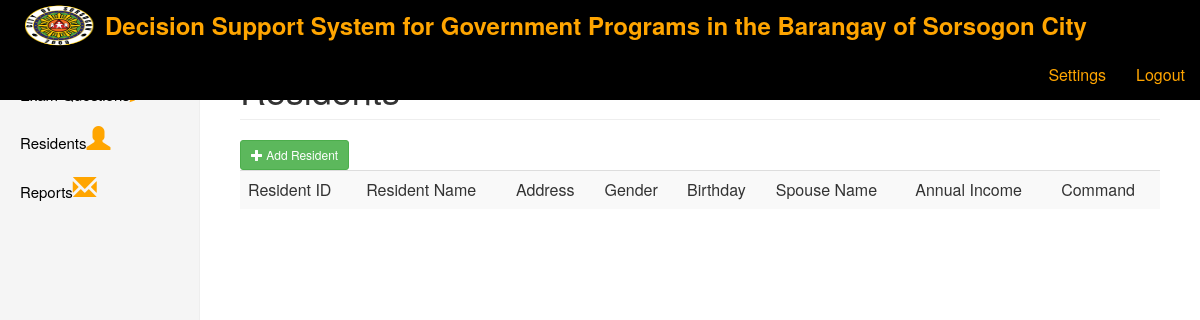
Before: /resident.php (signed in) with the older database file.
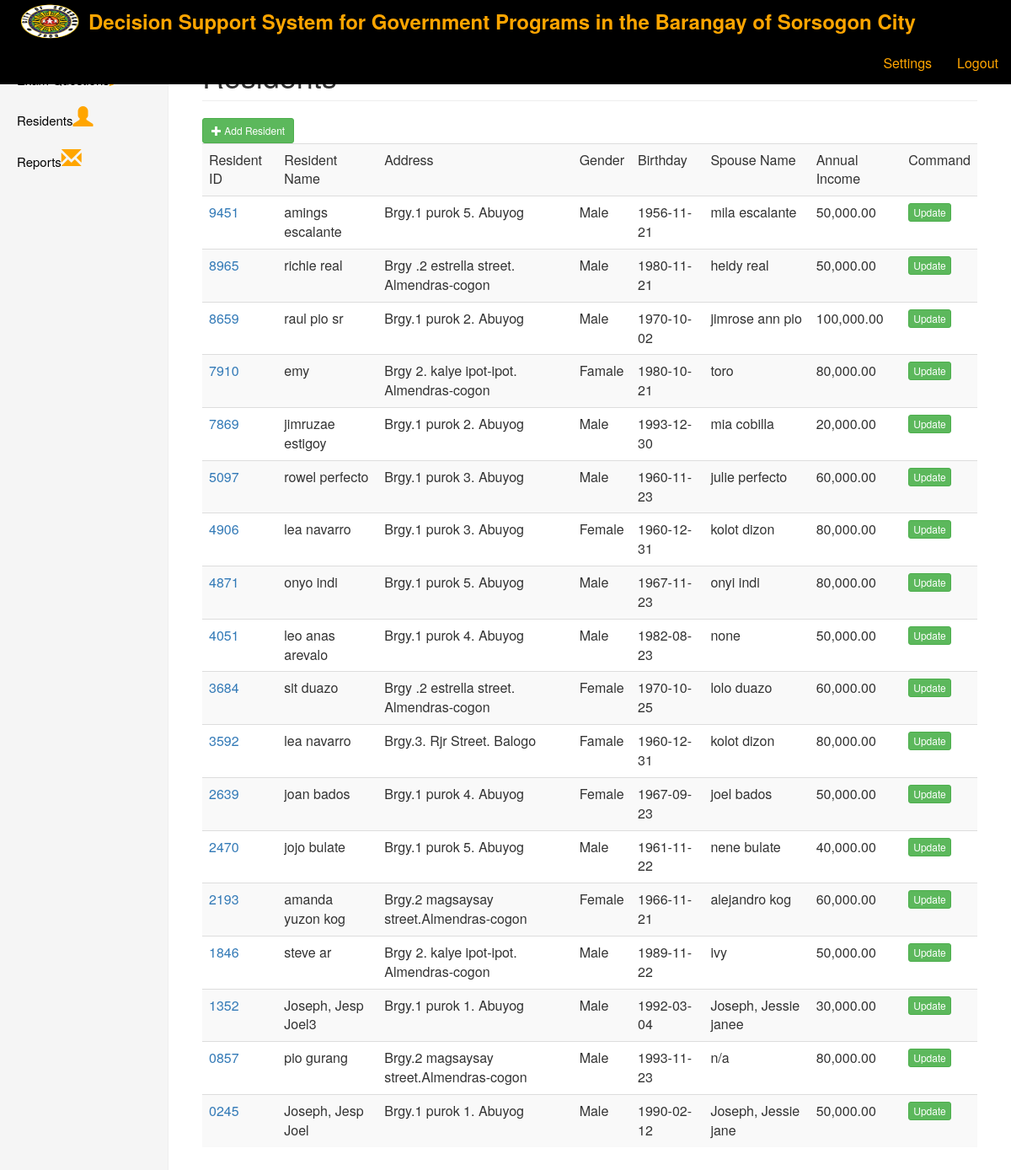
After: the same page with the newer database file.
### tables this page shows
CREATE TABLE IF NOT EXISTS `residents` (
`id` int(11) NOT NULL,
  `resident_id` varchar(255) NOT NULL,
  `resident_name` varchar(255) NOT NULL,
  `address` text NOT NULL,
  `gender` varchar(255) NOT NULL,
  `birthday` date NOT NULL,
  `spouse_name` varchar(250) NOT NULL,
  `annual_income` decimal(10,2) NOT NULL,
  `occupation` text NOT NULL,
  `spoccupation` text NOT NULL,
  `educational_attained` text NOT NULL,
  `speducational_attained` text NOT NULL
);

CREATE TABLE IF NOT EXISTS `barangay` (
`id` int(11) NOT NULL,
  `barangay` varchar(50) NOT NULL,
  `code` int(11) NOT NULL
);

### core/database.php (called while the page is built, shortened)
<?php
 class Database
 {
      public $connect;
      private $host = "localhost";
      private $username = 'root';
      private $password = '123456';
      private  $database = 'db_monitoring';
      public function database_connect()
      {
           $this->connect = mysqli_connect($this->host, $this->username, $this->password, $this->database);
      }
      public function execute_query($query)
      {
           return mysqli_query($this->connect, $query);
      }
 }
 ?>

### resident.php (the view, shortened to what this page needs)
<?php include 'includes/header.php';?>
    <div class="container-fluid">
                <div class="row">
						<?php include 'includes/sidemenu.php';?>
              			<div class="col-sm-9 col-sm-offset-3 col-md-10 col-md-offset-2 main">
          				<h1 class="page-header">Residents</h1>
			          	<div class="btn-group">
			          		<a href="addResident.php" class="btn btn-success btn-sm pull-left" id='addUser'><span class="glyphicon glyphicon-plus">  </span> Add Resident</a>
			          	</div>
			          	<br />
			          	<table class="table table-striped">
			          			<tr>
			          				<td>Resident ID</td>
			          				<td>Resident Name</td>
			          				<td>Address</td>
			          				<td>Gender</td>
			          				<td>Birthday</td>
			          				<td>Spouse Name</td>
			          				<td>Annual Income</td>
			          				<td>Command</td>
			          			</tr>
			          			<?php
			          				$query = "SELECT * FROM residents rs JOIN barangay brgy ON rs.address = brgy.id ORDER BY resident_id DESC ";
								  		$result = $object->execute_query($query);
								           while($row = mysqli_fetch_object($result)) {
								           	echo "<tr>
							          				<td><a href='viewResident.php?id=".$row->resident_id."'>".$row->resident_id."</a></td>
							          				<td>".$row->resident_name."</td>
							          				<td>".$row->barangay."</td>
							          				<td>".$row->gender."</td>
							          				<td>".$row->birthday."</td>
							          				<td>".$row->spouse_name."</td>
							          				<td>".number_format($row->annual_income,2)."</td>
							          				<td><button type='button' name='update' id='".$row->id."' class='btn btn-success btn-xs updateResident'>Update</button></td>
							          			</tr>";
											}
			          			 ?>
			          	</table>
           </div>
     </div>
</div>
<?php
include 'includes/footer.php';
?>

### includes/nav.php (shortened to what this page needs)
<nav class="navbar navbar-inverse navbar-fixed-top" style="background-color: black;" >
      <div class="container-fluid">
        <div class="navbar-header">
          <a class="navbar-brand" href="index.php"><img src="css/city.png" class="img pull-left" style="margin-top:-15px;" width="90px" height="50px"> <font size="5" color="orange" style="font-weight: bold;">Decision Support System for Government Programs in the Barangay of Sorsogon City</a></font>
        </div>
        <div id="navbar" class="navbar-collapse collapse">
          <ul class="nav navbar-nav navbar-right">
            <li><a href="settings.php"><font size="3" color="orange">Settings</a></li></font>
            <li><a href="logout_parse.php"><font size="3" color="orange">Logout</a></li></font>
      </div>
    </nav>

Changed rows visible on the page:
now on this page (row edited): residents: resident "9451", resident_name "amings escalante", barangay.barangay "Brgy.1 purok 5. Abuyog", gender "Male", birthday "1956-11-21", spouse_name "mila escalante", annual_income "50,000.00"
now on this page (row edited): residents: resident "8965", resident_name "richie real", barangay.barangay "Brgy .2 estrella street. Almendras-cogon", gender "Male", birthday "1980-11-21", spouse_name "heidy real", annual_income "50,000.00"
now on this page (row edited): residents: resident "8659", resident_name "raul pio sr", barangay.barangay "Brgy.1 purok 2. Abuyog", gender "Male", birthday "1970-10-02", spouse_name "jimrose ann pio", annual_income "100,000.00"
now on this page (row edited): residents: resident "7910", resident_name "emy", barangay.barangay "Brgy 2. kalye ipot-ipot. Almendras-cogon", gender "Famale", birthday "1980-10-21", spouse_name "toro", annual_income "80,000.00"
now on this page (row edited): residents: resident "7869", resident_name "jimruzae estigoy", barangay.barangay "Brgy.1 purok 2. Abuyog", gender "Male", birthday "1993-12-30", spouse_name "mia cobilla", annual_income "20,000.00"
now on this page (row edited): residents: resident "5097", resident_name "rowel perfecto", barangay.barangay "Brgy.1 purok 3. Abuyog", gender "Male", birthday "1960-11-23", spouse_name "julie perfecto", annual_income "60,000.00"
now on this page (row edited): residents: resident "4906", resident_name "lea navarro", barangay.barangay "Brgy.1 purok 3. Abuyog", gender "Female", birthday "1960-12-31", spouse_name "kolot dizon", annual_income "80,000.00"
now on this page (row edited): residents: resident "4871", resident_name "onyo indi", barangay.barangay "Brgy.1 purok 5. Abuyog", gender "Male", birthday "1967-11-23", spouse_name "onyi indi", annual_income "80,000.00"
now on this page (row edited): residents: resident "4051", resident_name "leo anas arevalo", barangay.barangay "Brgy.1 purok 4. Abuyog", gender "Male", birthday "1982-08-23", spouse_name "none", annual_income "50,000.00"
now on this page (row edited): residents: resident "3684", resident_name "sit duazo", barangay.barangay "Brgy .2 estrella street. Almendras-cogon", gender "Female", birthday "1970-10-25", spouse_name "lolo duazo", annual_income "60,000.00"
now on this page (row edited): residents: resident "3592", resident_name "lea navarro", barangay.barangay "Brgy.3. Rjr Street. Balogo", gender "Famale", birthday "1960-12-31", spouse_name "kolot dizon", annual_income "80,000.00"
now on this page (row edited): residents: resident "2639", resident_name "joan bados", barangay.barangay "Brgy.1 purok 4. Abuyog", gender "Female", birthday "1967-09-23", spouse_name "joel bados", annual_income "50,000.00"
now on this page (row edited): residents: resident "2470", resident_name "jojo bulate", barangay.barangay "Brgy.1 purok 5. Abuyog", gender "Male", birthday "1961-11-22", spouse_name "nene bulate", annual_income "40,000.00"
now on this page (row edited): residents: resident "2193", resident_name "amanda yuzon kog", barangay.barangay "Brgy.2 magsaysay street.Almendras-cogon", gender "Female", birthday "1966-11-21", spouse_name "alejandro kog", annual_income "60,000.00"
now on this page (row edited): residents: resident "1846", resident_name "steve ar", barangay.barangay "Brgy 2. kalye ipot-ipot. Almendras-cogon", gender "Male", birthday "1989-11-22", spouse_name "ivy", annual_income "50,000.00"
added residents: resident "1352", resident_name "Joseph, Jesp Joel3", barangay.barangay "Brgy.1 purok 1. Abuyog", gender "Male", birthday "1992-03-04", spouse_name "Joseph, Jessie janee", annual_income "30,000.00"
now on this page (row edited): residents: resident "0857", resident_name "pio gurang", barangay.barangay "Brgy.2 magsaysay street.Almendras-cogon", gender "Male", birthday "1993-11-23", spouse_name "n/a", annual_income "80,000.00"
added residents: resident "0245", resident_name "Joseph, Jesp Joel", barangay.barangay "Brgy.1 purok 1. Abuyog", gender "Male", birthday "1990-02-12", spouse_name "Joseph, Jessie jane", annual_income "50,000.00"
